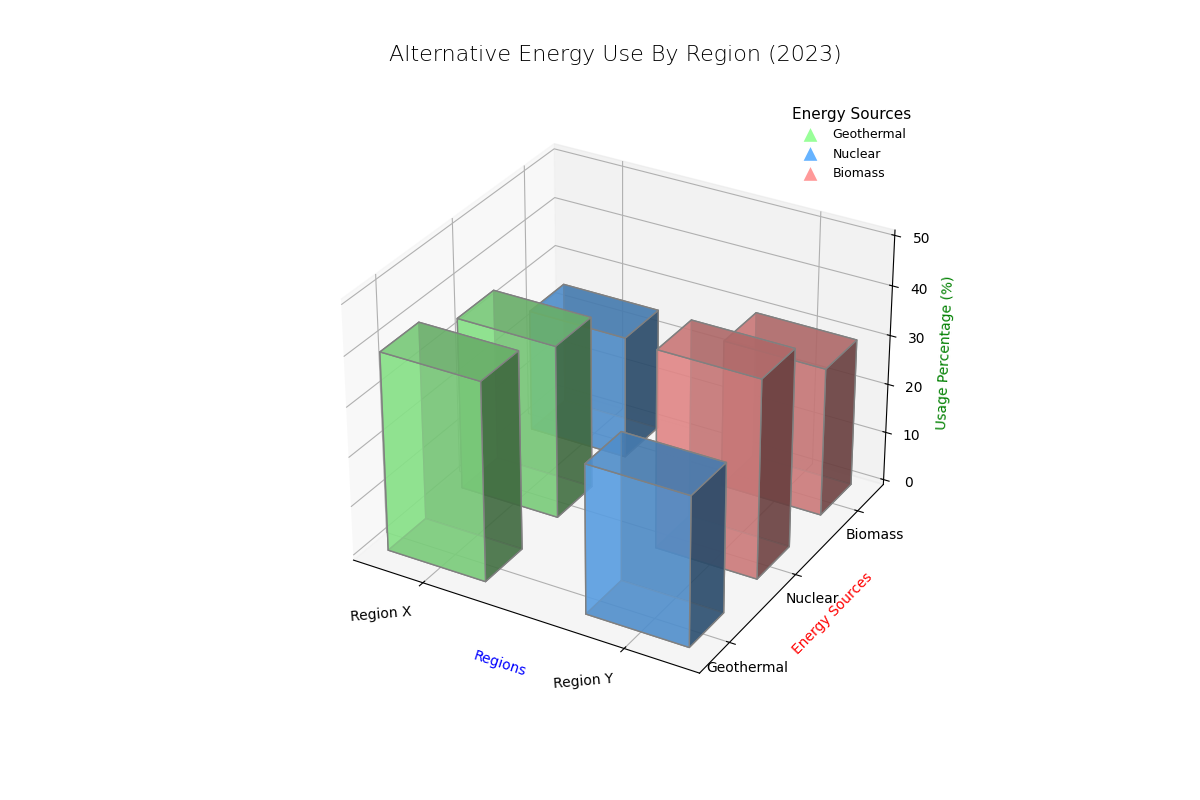

Reproduce this figure in Python.
import matplotlib.pyplot as plt
import numpy as np

# Data setup
countries = ['Region X', 'Region Y']
energy_types = ['Geothermal', 'Nuclear', 'Biomass']
percentage_distributions = np.array([
    [40, 35, 25],  # Region X
    [30, 40, 30],  # Region Y
])

fig = plt.figure(figsize=(12, 8))
ax = fig.add_subplot(111, projection='3d')

x_positions = np.arange(len(countries))
y_positions = np.arange(len(energy_types))
xpos, ypos = np.meshgrid(x_positions, y_positions, indexing='ij')
xpos = xpos.flatten()
ypos = ypos.flatten()
z_positions = np.zeros_like(xpos)
bar_heights = percentage_distributions.flatten()

# Changed colors and positions
colors = ['#99ff99', '#66b3ff', '#ff9999']  # New order: Biomass, Nuclear, Geothermal

# Alter border color of the bars, add edge lines, and use different alpha
ax.bar3d(xpos, ypos, z_positions, dx=0.5, dy=0.5, dz=bar_heights, color=np.repeat(colors, len(countries)), edgecolor='grey', alpha=0.7)

# Modify the plot's style elements
ax.set_title('Alternative Energy Use By Region (2023)', fontsize=16, fontweight='light', pad=25)
ax.set_xlabel('Regions', fontsize=10, color='blue')
ax.set_ylabel('Energy Sources', fontsize=10, color='red')
ax.set_zlabel('Usage Percentage (%)', fontsize=10, color='green')
ax.set_xticks(x_positions + 0.25)
ax.set_yticks(y_positions + 0.25)
ax.set_xticklabels(countries, rotation=5, ha='right')
ax.set_yticklabels(energy_types)
ax.set_zlim(0, 50)

# Style the grid
ax.grid(color='gray', linestyle='--', linewidth=0.5)

# Alter legend styling
legend_elements = [plt.Line2D([0], [0], marker='^', color='w', label=energy_type, markerfacecolor=color, markersize=12) 
                   for energy_type, color in zip(energy_types, colors)]
ax.legend(handles=legend_elements, title='Energy Sources', loc='upper right', fontsize=9, title_fontsize=11, frameon=False)

plt.tight_layout()
plt.show()
